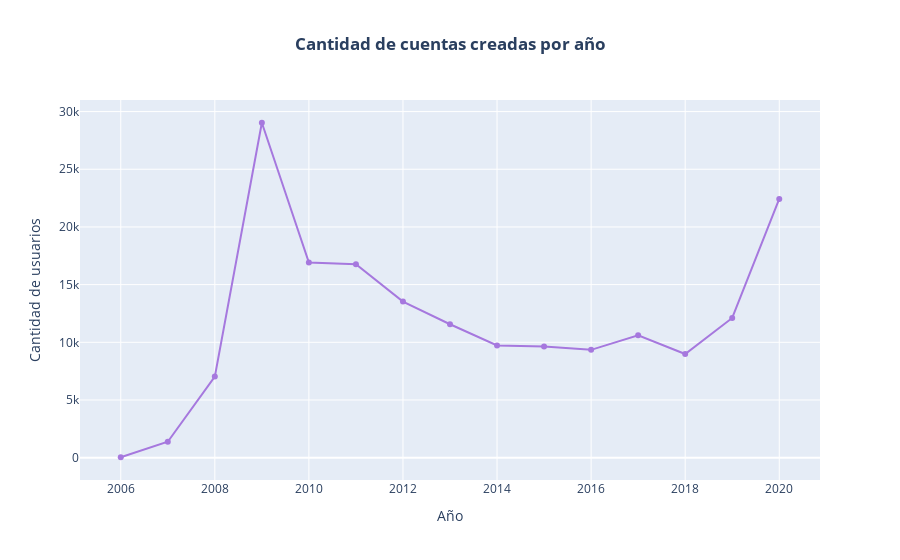

The notebook cell saved with this chart:
### Markdown cell above
Frecuencia en la que se tuiteó

### Code cell
import plotly.graph_objs as go


tweets['user_created'] = pd.to_datetime(tweets['user_created'])
tweets['year_created'] = tweets['user_created'].dt.year

data2 = tweets['year_created'].value_counts().reset_index().rename(columns = {
    'year_created' : 'count', 'index' : 'year_added'}).sort_values('year_added')[1:] # Since twitter was started from 2006
data2['percent'] = data2['count'].apply(lambda x : 100*x/sum(data2['count']))

t1 = go.Scatter(x=data2['year_added'], y=data2["count"], marker=dict(color="#a678de"))

layout = go.Layout(title="<b>Cantidad de cuentas creadas por año</b>", legend=dict(x=0.1, y=1.1, orientation="h"))
fig = go.Figure(t1, layout=layout)
fig.update_layout(xaxis_title="Año", yaxis_title="Cantidad de usuarios",title_x=0.5)
fig.show()

### Figure 1 — Plotly figure (JSON) as saved in the notebook; plotly's stock layout.template omitted (floating-point values rounded to 4 significant figures)
{"data": [{"marker": {"color": "#a678de"}, "type": "scatter", "x": [2006, 2007, 2008, 2009, 2010, 2011, 2012, 2013, 2014, 2015, 2016, 2017, 2018, 2019, 2020], "y": [37, 1379, 7027, 29031, 16922, 16761, 13533, 11566, 9727, 9640, 9345, 10611, 8986, 12114, 22428]}], "layout": {"legend": {"orientation": "h", "x": 0.1, "y": 1.1}, "title": {"text": "<b>Cantidad de cuentas creadas por año</b>", "x": 0.5}, "xaxis": {"title": {"text": "Año"}}, "yaxis": {"title": {"text": "Cantidad de usuarios"}}}}
